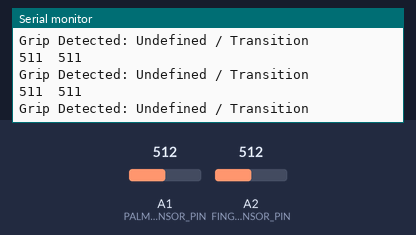
A sketch run on a simulated Arduino Uno, built with avr-gcc and run on an emulated ATmega328P. Shown: the last lines printed to the serial monitor. Inputs (shaded band) come from the test bench; at power-on: A1 (PALM_SENSOR_PIN) = 512, A2 (FINGER_SENSOR_PIN) = 512.

Above: at 1.3 s.
1.4 s: A1 (PALM_SENSOR_PIN) set to 333
At 1.81 s:
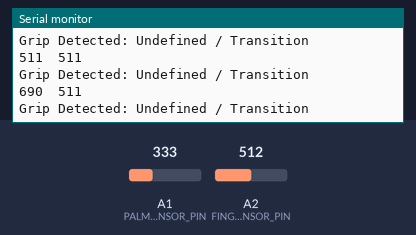
2.9 s: A1 (PALM_SENSOR_PIN) set to 308
At 3.32 s:
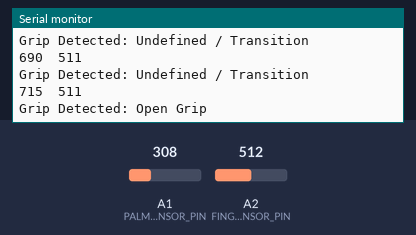
5.0 s: A2 (FINGER_SENSOR_PIN) set to 439
At 5.32 s:
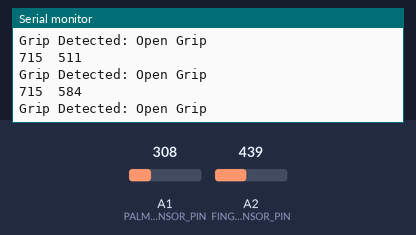
6.5 s: A2 (FINGER_SENSOR_PIN) set to 416
At 6.82 s:
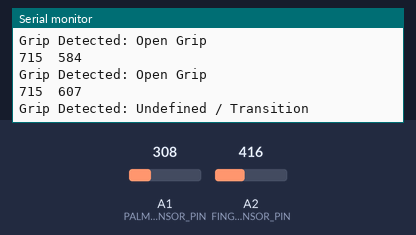
8.0 s: A2 (FINGER_SENSOR_PIN) set to 340
At 8.32 s:
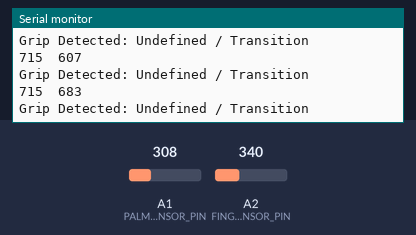
9.5 s: A2 (FINGER_SENSOR_PIN) set to 311
At 9.83 s:
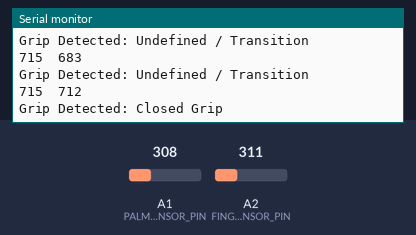
Timing chart, 0 to 12.5 s (numbered marks = the images above; inputs shaded):
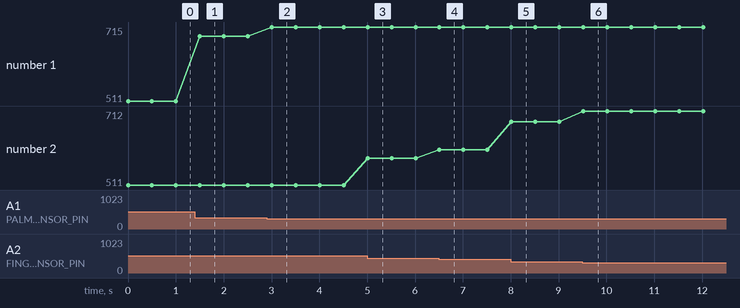

The sketch:

pressure_sensor.ino
```cpp
// Define sensor pins
#define PALM_SENSOR_PIN A1
#define FINGER_SENSOR_PIN A2

// Define threshold values (adjust based on calibration)
const int lowThreshold   = 600;  // Below this value, sensor is considered "low"
const int moderateMin    = 700;  // Minimum for moderate pressure
const int moderateMax    = 950;  // Maximum for moderate pressure
const int highThreshold  = 960;  // Above this value, sensor is considered "high"

void setup() {
  Serial.begin(9600);
  // Optionally, initialize sensors or other hardware here
}

void loop() {
  // Read analog values from the sensors
  int palmValue = 1023 - analogRead(PALM_SENSOR_PIN);
  int fingerValue = 1023 - analogRead(FINGER_SENSOR_PIN);

  // Print raw sensor values for debugging
  // Print sensor values separated by a tab for the plotter
  Serial.print(palmValue);
  Serial.print("\t");
  Serial.println(fingerValue);

  // Determine grip type based on sensor thresholds
  if (palmValue > moderateMin && palmValue < moderateMax && fingerValue < lowThreshold) {
    Serial.println("Grip Detected: Open Grip");
  }
  else if ((palmValue >= moderateMin && palmValue <= moderateMax) &&
           (fingerValue >= moderateMin && fingerValue <= moderateMax)) {
    // Both sensors are in the moderate range → Closed Grip (thumb in)
    Serial.println("Grip Detected: Closed Grip");
  }
  else if (palmValue > highThreshold ) {
    // High pressure on palm, low on finger → Push Up (all palm down)
    Serial.println("Grip Detected: Push Up Palm Down");
  }
  else if (fingerValue > highThreshold) {
    // High pressure on finger, low on palm → Pinch Grip
    Serial.println("Grip Detected: Pinch Grip");
  }
  else {
    // If no condition is met, the grip is undefined or in transition.
    Serial.println("Grip Detected: Undefined / Transition");
  }

  // Small delay for sensor reading stability
  delay(500);
}
```

Measured:
- the behaviour switches between 323 and 322 on A1 (PALM_SENSOR_PIN) (found by bisection; images 1 and 2)
- the behaviour switches between 424 and 423 on A2 (FINGER_SENSOR_PIN) (found by bisection; images 3 and 4)
- the behaviour switches between 324 and 323 on A2 (FINGER_SENSOR_PIN) (found by bisection; images 5 and 6)
- after the input at 1.4 s, the serial monitor: prints a new line after 0.10 s (image 1)
- after the input at 2.9 s, the serial monitor: prints a new line after 0.11 s (image 2)
- after the input at 5.0 s, the serial monitor: prints a new line at once (image 3)
- after the input at 6.5 s, the serial monitor: prints a new line at once (image 4)
- after the input at 8.0 s, the serial monitor: prints a new line at once (image 5)
- after the input at 9.5 s, the serial monitor: prints a new line at once (image 6)
